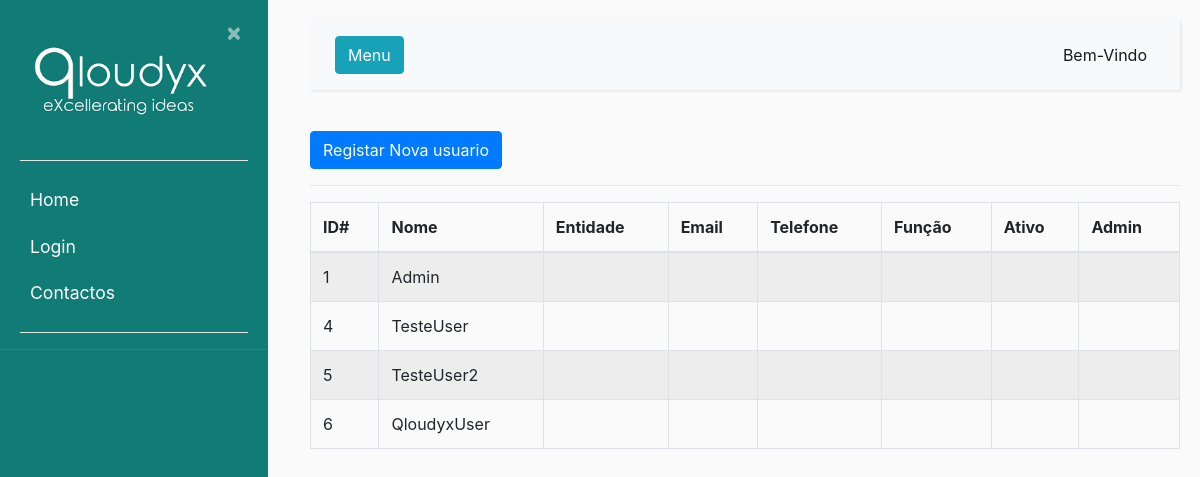
/listausuarios/, run on an earlier commit of the app's database.
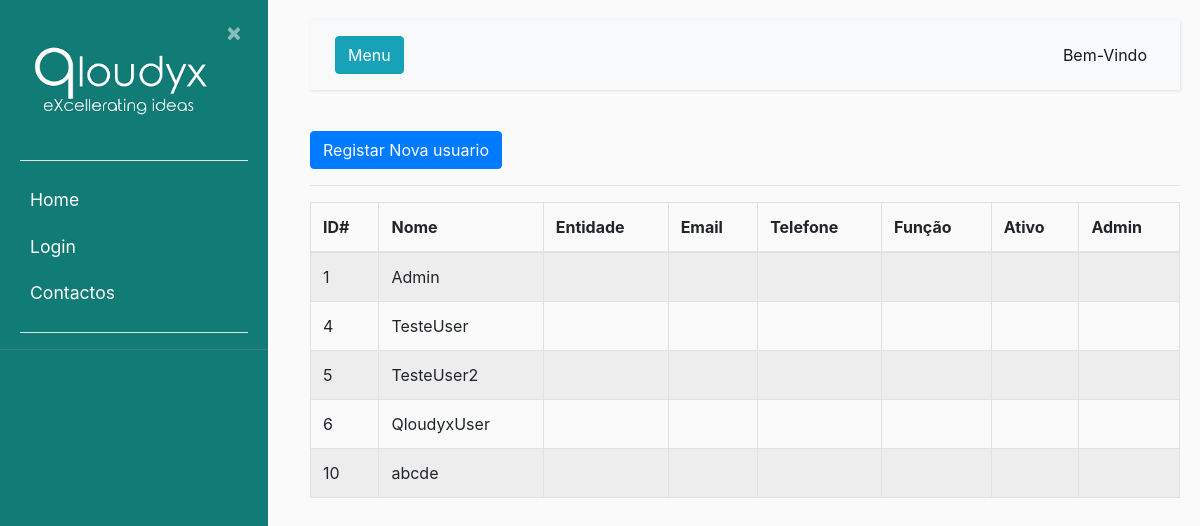
And on a later commit of the database.
### ticket/models.py (models this page shows, shortened)
class Usuarios(AbstractBaseUser):
    nome = models.CharField(max_length=100, unique=True,verbose_name='Utilizador')
    email = models.EmailField(verbose_name='E-mail')
    foto = models.ImageField(null=True, blank=True, upload_to='users/uploads/fotos',verbose_name='Foto')
    descricao = models.CharField(max_length=250, null=True)
    EscolhasRole = {
    ("Interno", "Interno"),
    ("Operador", "Operador"),
    ("Cliente", "Cliente"),
    }
    role = models.CharField(max_length=50,choices= EscolhasRole ,verbose_name='Cargo')
    entidade = models.ForeignKey(Entidades, on_delete=models.CASCADE, verbose_name='Entidade')
    telefone = PhoneNumberField(null=True, blank=False, unique=True, verbose_name='Telefone')
    date_of_birth = models.DateField(verbose_name='Data de Nascimento')
    is_active = models.BooleanField(default=True, verbose_name='Ativo?')
    is_admin = models.BooleanField(default=False, verbose_name='Admin?')
    objects = MyUserManager()
    USERNAME_FIELD = 'nome'
    REQUIRED_FIELDS = ['date_of_birth','email']

### ticket/views.py (the view)
# urls.py: path('listausuarios/', ticket_views.lista_user, name ='listausuarios'),#lista de usuarios
def lista_user(request):
    usuarios = Usuarios.objects.all()
    usuario =  Usuarios.objects.all()
    return render (request,'ticket/listausuarios.html', {'usuario': usuario, 'usuarios': usuarios})

### ticket/templates/ticket/listausuarios.html
{% extends "ticket/base.html" %}
{% block content %}
<body>
    <button type="button" class="btn btn-primary"><a href="{% url 'register' %}">Registar Nova usuario</a></button>
    <hr>
    <table class="table table-bordered table-striped">
        <thead>
            <tr>
                <th>ID#</th>
                <th>Nome</th>
                <th>Entidade</th>
                <th>Email</th>
                <th>Telefone</th>
                <th>Função</th>
                <th>Ativo</th>
                <th>Admin</th>
            </tr>
        </thead>
        <tbody>
            {% for usuario in usuarios %}
            <tr>
                <td>{{ usuario.id }}</td>
                <td>{{ usuario.nome }}</td>
                <td>{{ usario.entidade }}</td>
                <td>{{ usario.email }}</td>
                <td>{{ usario.telefone }}</td>
                <td>{{ usario.role }}</td>
                <td>{{ usario.is_active }}</td>
                <td>{{ usario.is_admin }}</td>
            </tr>
            {% empty %}
            <tr>
                <td colspan="2">Nenhuma aplicação registrada</td>
            </tr>
            {% endfor %}
        </tbody>
    </table>
</body>
{% endblock content %}

What changed in the data, as far as the page shows it:
added Usuarios: id "10", nome "abcde"
